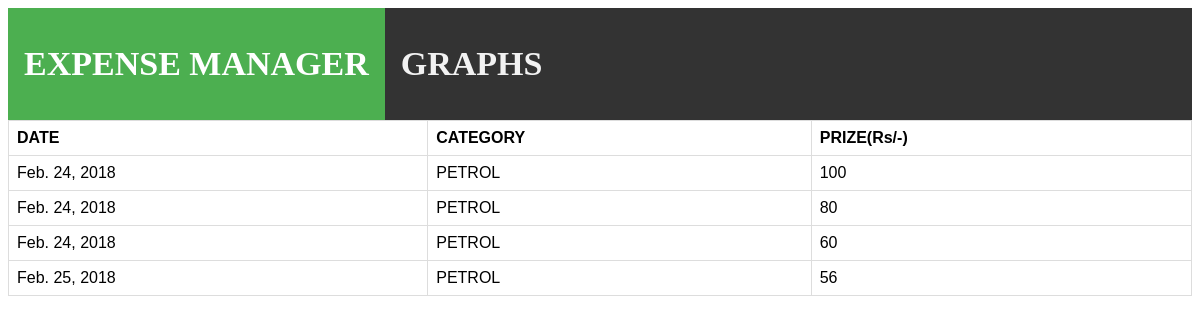
Page /expensemanager/petrol on the committed database.
### expensemanager/models.py (models this page shows)
class table(models.Model):
    id=models.AutoField(primary_key=True)
    pub_dat=models.DateTimeField(auto_now=True)
    cost=models.IntegerField()
    categories = (
        ('FOOD','FOOD'),
        ('GROCERY','GROCERY'),
        ('PETROL','PETROL'),
        ('ENTERTAINMENT','ENTERTAINMENT'),
    )
    CATEGORY = models.CharField(choices=categories,max_length=25)

### expensemanager/views.py (the view)
def petrol(request):
    today_list=table.objects.filter(CATEGORY="PETROL")
    data={'lis':today_list,}
    return render(request,'expensemanager/petrol.html',data)

### expensemanager/templates/expensemanager/petrol.html (shortened to what this page needs)
<table>
  <tr>
    <th>DATE</th>
    <th>CATEGORY</th>
    <th>PRIZE(Rs/-)</YH>
  </tr>
<div class="topnav">
  <a class="active"><h1 class="awesome"><b>EXPENSE MANAGER</b></h1></a>
  <a href="{{'graph'}}"><h1>GRAPHS</h1></a>
</div>
{%for row in lis%}
<tr>
<td>{{row.pub_dat.date}}</td>
<td>{{row.CATEGORY}}</td>
<td>{{row.cost}}</td>
<tr>
{%endfor%}
</table>

### expensemanager/templates/expensemanager/petrol.html (style rules this page uses)
table { font-family: arial, sans-serif; border-collapse: collapse; width: 100%; }
td, th { border: 1px solid #dddddd; text-align: left; padding: 8px; }
tr:nth-child(even) { background-color: #dddddd; }
.topnav { overflow: hidden; background-color: #333; }
.topnav a { float: left; color: #f2f2f2; text-align: center; padding: 14px 16px; text-decoration: none; font-size: 17px; }
.topnav a.active { background-color: #4CAF50; color: white; }

### rows in the picture
table: pub_dat "Feb. 24, 2018", CATEGORY "PETROL", cost "100"
table: pub_dat "Feb. 24, 2018", CATEGORY "PETROL", cost "80"
table: pub_dat "Feb. 24, 2018", CATEGORY "PETROL", cost "60"
table: pub_dat "Feb. 25, 2018", CATEGORY "PETROL", cost "56"
